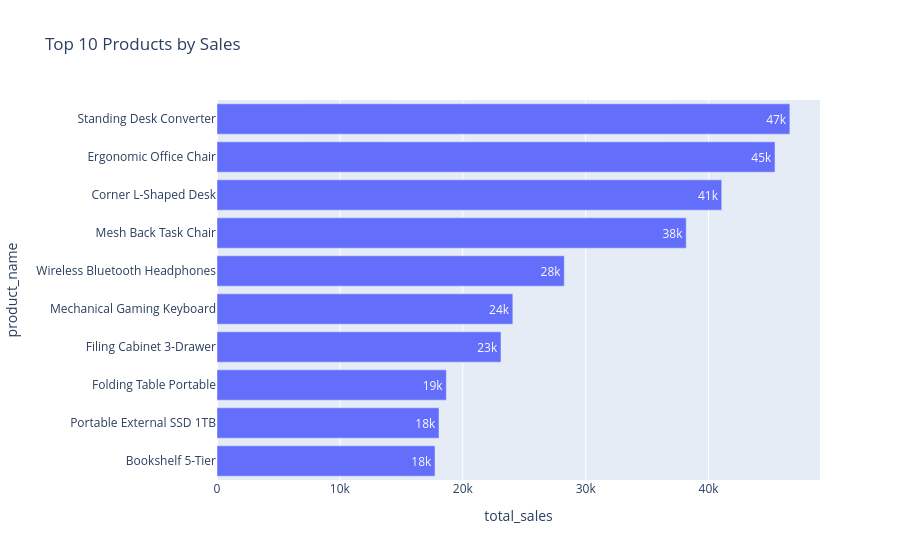

Notebook cell for this chart:
### Code cell
top_products = (
    sales.groupby("product_name", as_index=False)
    .agg(
        total_sales=("total_sales", "sum"),
        total_profit=("profit", "sum"),
        quantity_sold=("quantity", "sum"),
    )
    .sort_values("total_sales", ascending=False)
    .head(10)
)

fig = px.bar(
    top_products,
    x="total_sales",
    y="product_name",
    orientation="h",
    title="Top 10 Products by Sales",
    text_auto=".2s",
)

fig.update_layout(yaxis={"categoryorder": "total ascending"})
fig.show()

### Figure 1 — Plotly figure (JSON) as saved in the notebook; plotly's stock layout.template omitted (floating-point values rounded to 4 significant figures)
{"data": [{"hovertemplate": "total_sales=%{x}<br>product_name=%{y}<extra></extra>", "legendgroup": "", "marker": {"color": "#636efa", "pattern": {"shape": ""}}, "name": "", "orientation": "h", "showlegend": false, "textposition": "auto", "texttemplate": "%{x:.2s}", "type": "bar", "x": [46610.0, 45410.0, 41070.0, 38180.0, 28260.0, 24070.0, 23110.0, 18660.0, 18070.0, 17740.0], "xaxis": "x", "y": ["Standing Desk Converter", "Ergonomic Office Chair", "Corner L-Shaped Desk", "Mesh Back Task Chair", "Wireless Bluetooth Headphones", "Mechanical Gaming Keyboard", "Filing Cabinet 3-Drawer", "Folding Table Portable", "Portable External SSD 1TB", "Bookshelf 5-Tier"], "yaxis": "y"}], "layout": {"barmode": "relative", "legend": {"tracegroupgap": 0}, "title": {"text": "Top 10 Products by Sales"}, "xaxis": {"anchor": "y", "domain": [0, 1], "title": {"text": "total_sales"}}, "yaxis": {"anchor": "x", "categoryorder": "total ascending", "domain": [0, 1], "title": {"text": "product_name"}}}}
